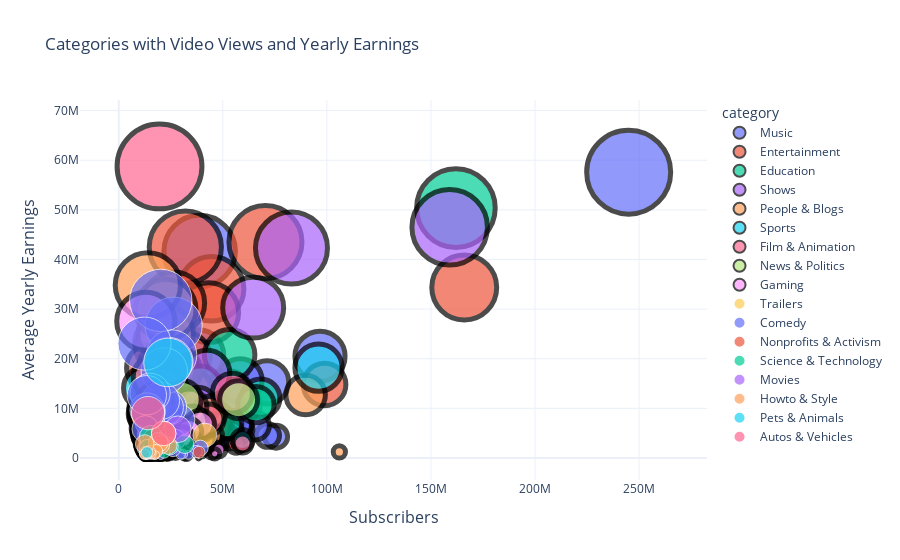

Write notebook code for a chart like this one.
### Code cell
fig = px.scatter(df, x="subscribers", y="average_yearly_earnings",
                 size="average_yearly_earnings", color="category", size_max=60,
                 title="Categories with Video Views and Yearly Earnings",
                 template = 'plotly_white')

lst = [0,1,2,3,4,5,6,7,8]
for idx in lst:
    fig.data[idx].marker.line.width = 5
    fig.data[idx].marker.line.color = 'black'
    
fig.update_layout(
    xaxis=dict(
        title='Subscribers',
        titlefont_size=16
    ),
    yaxis=dict(
        title='Average Yearly Earnings',
        titlefont_size=16
    ),
)

fig.show()
